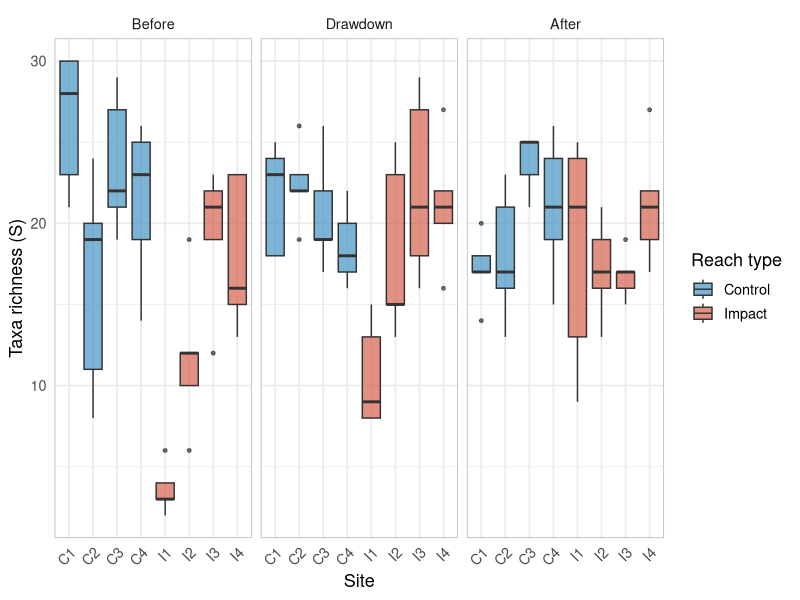
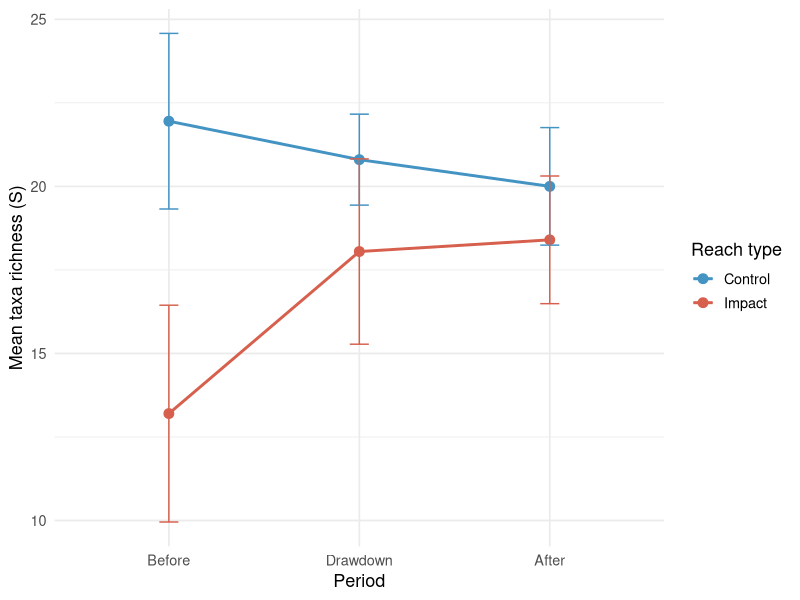
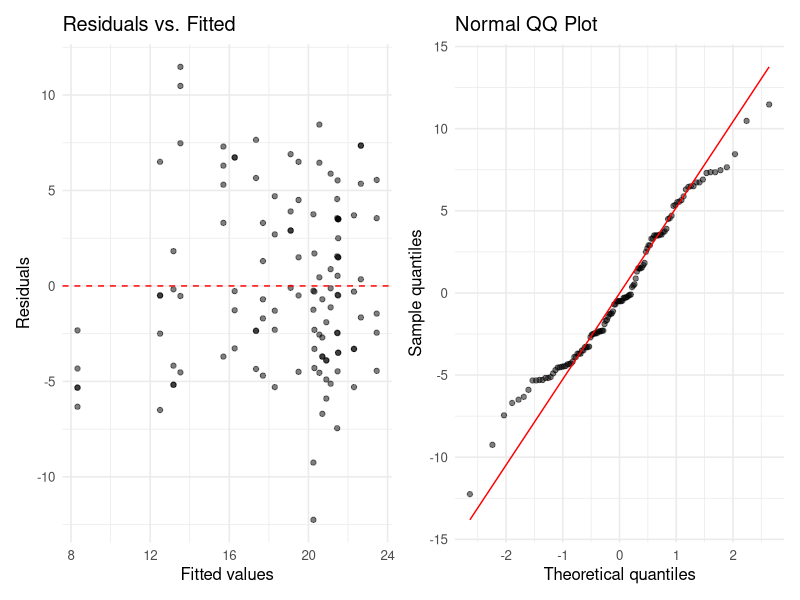
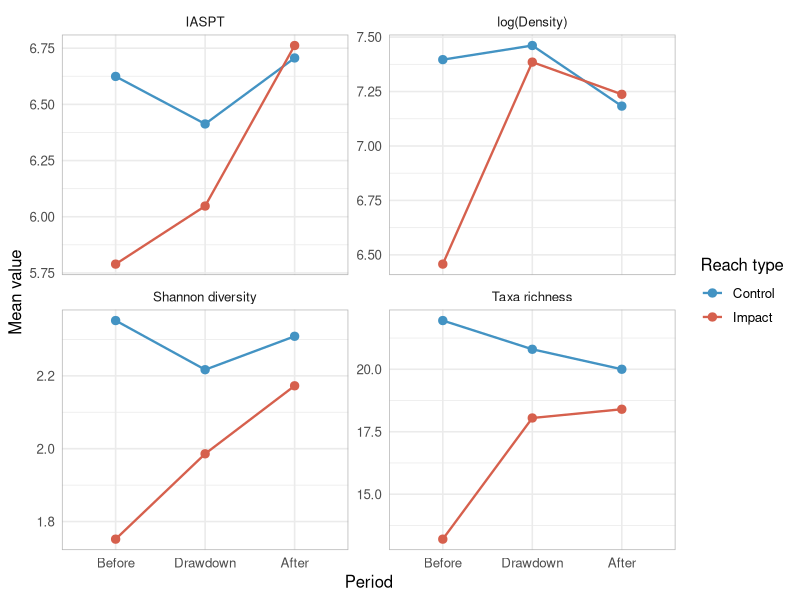

Source code (R) for these figures, in order:
## ---- chunk 1
#| label: setup
#| message: false
#| warning: false

library(tidyverse)
library(readxl)
library(lme4)
library(broom.mixed)
library(knitr)
## ---- chunk 2
#| label: load-data

# read the invertebrates sheet from the Dryad dataset
invert_raw <- read_excel("data/Atristainetal_JAE_Data.xlsx",
                         sheet = "Invertebrates")

# the sheet has two columns named "Site" - rename for clarity
# col 1 = site name (e.g., "Enobieta Up"), col 5 = site code (e.g., "C1")
colnames(invert_raw)[1] <- "site_name"
colnames(invert_raw)[5] <- "site_code"
## ---- chunk 3
#| label: wrangle

invert <- invert_raw |>
  # select only the columns we need for the BACI analysis
  select(site_name, Replicate, Period, Reach, site_code, S, `H´`, TD, IASPT) |>
  rename(
    richness = S,
    shannon = `H´`,
    density = TD
  ) |>
  # create a binary reach type variable: control (C) vs impact (I)
  # this collapses I1-I4 into one "impact" group for the DiD
  mutate(
    reach_type = case_when(
      Reach == "C" ~ "C",
      Reach == "R" ~ "R",
      TRUE ~ "I"
    ),
    # set factor levels so "before" and "control" are the reference
    period = factor(Period, levels = c("B", "D", "A"),
                    labels = c("Before", "Drawdown", "After")),
    reach_type = factor(reach_type, levels = c("C", "I", "R"))
  )

glimpse(invert)
## ---- chunk 4
#| label: filter-baci

# filter to just control and impact sites for the BACI analysis
invert_baci <- invert |>
  filter(reach_type %in% c("C", "I"))
## ---- chunk 5
#| label: fig-richness
#| fig-cap: "Taxa richness across periods and reach types. Before drawdown, impact sites had notably lower richness than controls — especially I1 (closest to the dam). After drawdown, impact sites recovered to match controls."
#| fig-width: 9
#| fig-height: 5

invert_baci |>
  ggplot(aes(x = site_code, y = richness, fill = reach_type)) +
  geom_boxplot(alpha = 0.7, outlier.size = 1) +
  facet_wrap(~period, ncol = 3) +
  scale_fill_manual(
    values = c("C" = "#4393C3", "I" = "#D6604D"),
    labels = c("Control", "Impact")
  ) +
  labs(
    x = "Site",
    y = "Taxa richness (S)",
    fill = "Reach type"
  ) +
  theme_minimal(base_size = 13) +
  theme(
    axis.text.x = element_text(angle = 45, hjust = 1),
    panel.border = element_rect(color = "grey70", fill = NA, linewidth = 0.5)
  )
## ---- chunk 6
#| label: did-table

did_means <- invert_baci |>
  group_by(period, reach_type) |>
  summarise(
    mean_richness = mean(richness),
    se = sd(richness) / sqrt(n()),
    .groups = "drop"
  )

did_means |>
  kable(digits = 1, col.names = c("Period", "Reach", "Mean S", "SE"))
## ---- chunk 7
#| label: fig-did
#| fig-cap: "Mean taxa richness by period and reach type — the classic DiD visualization. The gap between control and impact narrows over time, indicating recovery."
#| fig-width: 7
#| fig-height: 4.5

did_means |>
  ggplot(aes(x = period, y = mean_richness,
             color = reach_type, group = reach_type)) +
  geom_point(size = 3) +
  geom_line(linewidth = 1) +
  geom_errorbar(aes(ymin = mean_richness - 1.96 * se,
                    ymax = mean_richness + 1.96 * se),
                width = 0.1) +
  scale_color_manual(
    values = c("C" = "#4393C3", "I" = "#D6604D"),
    labels = c("Control", "Impact")
  ) +
  labs(
    x = "Period",
    y = "Mean taxa richness (S)",
    color = "Reach type"
  ) +
  theme_minimal(base_size = 13)
## ---- chunk 8
#| label: fit-model

# fit the mBACI linear mixed-effects model
# this is the exact specification from the paper (Section 2.5)
mod_richness <- lmer(
  richness ~ period * reach_type + (1 | site_code),
  data = invert_baci,
  REML = TRUE
)

summary(mod_richness)
## ---- chunk 9
#| label: tidy-model

tidy(mod_richness, effects = "fixed", conf.int = TRUE) |>
  kable(digits = 3,
        col.names = c("Effect", "Term", "Estimate", "SE",
                       "Statistic", "CI Lower", "CI Upper"))
## ---- chunk 10
#| label: anova

# test the overall period x reach_type interaction
# this corresponds to the BDA:CI test in the paper
anova(mod_richness)
## ---- chunk 11
#| label: fig-diagnostics
#| fig-cap: "Residual diagnostics for the taxa richness mBACI model. Left: residuals vs. fitted values to check for heteroscedasticity. Right: QQ plot to check normality of residuals."
#| fig-width: 9
#| fig-height: 4

# extract residuals and fitted values
diag_df <- data.frame(
  fitted = fitted(mod_richness),
  resid = residuals(mod_richness)
)

p1 <- ggplot(diag_df, aes(x = fitted, y = resid)) +
  geom_point(alpha = 0.5) +
  geom_hline(yintercept = 0, linetype = "dashed", color = "red") +
  labs(x = "Fitted values", y = "Residuals",
       title = "Residuals vs. Fitted") +
  theme_minimal(base_size = 12)

p2 <- ggplot(diag_df, aes(sample = resid)) +
  stat_qq(alpha = 0.5) +
  stat_qq_line(color = "red") +
  labs(x = "Theoretical quantiles", y = "Sample quantiles",
       title = "Normal QQ Plot") +
  theme_minimal(base_size = 12)

library(patchwork)
p1 + p2
## ---- chunk 12
#| label: robustness-models

# Shannon diversity
mod_shannon <- lmer(
  shannon ~ period * reach_type + (1 | site_code),
  data = invert_baci,
  REML = TRUE
)

# total density (log-transformed, as in the paper)
mod_density <- lmer(
  log(density) ~ period * reach_type + (1 | site_code),
  data = invert_baci,
  REML = TRUE
)

# IASPT biomonitoring index
mod_iaspt <- lmer(
  IASPT ~ period * reach_type + (1 | site_code),
  data = invert_baci,
  REML = TRUE
)
## ---- chunk 13
#| label: robustness-table

# extract the period:reach_type interaction row from each anova
extract_interaction <- function(model, response_name) {
  aov <- as.data.frame(anova(model))
  row <- aov["period:reach_type", ]
  tibble(
    Response = response_name,
    `F value` = row[["F value"]],
    `Num DF` = row[["NumDF"]],
    `Den DF` = row[["DenDF"]],
    `p value` = row[["Pr(>F)"]]
  )
}

bind_rows(
  extract_interaction(mod_richness, "Taxa richness (S)"),
  extract_interaction(mod_shannon, "Shannon diversity (H')"),
  extract_interaction(mod_density, "log(Total density)"),
  extract_interaction(mod_iaspt, "IASPT")
) |>
  kable(digits = c(0, 2, 0, 1, 4))
## ---- chunk 14
#| label: fig-robustness
#| fig-cap: "DiD patterns across all four community metrics. Convergence of impact toward control values over time supports the recovery finding."
#| fig-width: 10
#| fig-height: 8

# compute group means for all four response variables
robust_means <- invert_baci |>
  group_by(period, reach_type) |>
  summarise(
    `Taxa richness` = mean(richness),
    `Shannon diversity` = mean(shannon),
    `log(Density)` = mean(log(density)),
    IASPT = mean(IASPT),
    .groups = "drop"
  ) |>
  pivot_longer(
    cols = c(`Taxa richness`, `Shannon diversity`, `log(Density)`, IASPT),
    names_to = "metric",
    values_to = "mean_value"
  )

ggplot(robust_means, aes(x = period, y = mean_value,
                          color = reach_type, group = reach_type)) +
  geom_point(size = 2.5) +
  geom_line(linewidth = 0.8) +
  facet_wrap(~metric, scales = "free_y", ncol = 2) +
  scale_color_manual(
    values = c("C" = "#4393C3", "I" = "#D6604D"),
    labels = c("Control", "Impact")
  ) +
  labs(x = "Period", y = "Mean value", color = "Reach type") +
  theme_minimal(base_size = 12) +
  theme(
    panel.border = element_rect(color = "grey70", fill = NA, linewidth = 0.5)
  )
## ---- chunk 15
#| label: effect-sizes

effect_sizes <- invert_baci |>
  group_by(period, site_code, reach_type) |>
  summarise(mean_richness = mean(richness), .groups = "drop") |>
  # get the control mean for each period
  group_by(period) |>
  mutate(control_mean = mean(mean_richness[reach_type == "C"])) |>
  ungroup() |>
  # compute ln-ratio for impact sites only
  filter(reach_type == "I") |>
  mutate(effect_size = log(mean_richness / control_mean))

effect_sizes |>
  select(period, site_code, mean_richness, control_mean, effect_size) |>
  kable(digits = 2,
        col.names = c("Period", "Site", "Mean S", "Control Mean", "Ln-ratio"))
